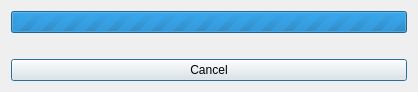
<?xml version="1.0" encoding="UTF-8"?>
<ui version="4.0">
 <class>Dialog</class>
 <widget class="QDialog" name="Dialog">
  <property name="geometry">
   <rect>
    <x>0</x>
    <y>0</y>
    <width>418</width>
    <height>92</height>
   </rect>
  </property>
  <property name="windowTitle">
   <string>Dialog</string>
  </property>
  <layout class="QHBoxLayout" name="horizontalLayout">
   <item>
    <layout class="QVBoxLayout" name="verticalLayout">
     <item>
      <widget class="QProgressBar" name="progressBar">
       <property name="maximum">
        <number>0</number>
       </property>
       <property name="value">
        <number>-1</number>
       </property>
       <property name="alignment">
        <set>Qt::AlignLeading|Qt::AlignLeft|Qt::AlignVCenter</set>
       </property>
       <property name="textVisible">
        <bool>false</bool>
       </property>
       <property name="invertedAppearance">
        <bool>false</bool>
       </property>
       <property name="textDirection">
        <enum>QProgressBar::TopToBottom</enum>
       </property>
      </widget>
     </item>
     <item>
      <widget class="QLabel" name="currentFileLabel">
       <property name="text">
        <string/>
       </property>
       <property name="alignment">
        <set>Qt::AlignCenter</set>
       </property>
      </widget>
     </item>
     <item>
      <widget class="QPushButton" name="okButton">
       <property name="text">
        <string>Cancel</string>
       </property>
      </widget>
     </item>
     <item>
      <spacer name="verticalSpacer">
       <property name="orientation">
        <enum>Qt::Vertical</enum>
       </property>
       <property name="sizeHint" stdset="0">
        <size>
         <width>20</width>
         <height>40</height>
        </size>
       </property>
      </spacer>
     </item>
    </layout>
   </item>
  </layout>
 </widget>
 <resources/>
 <connections/>
</ui>
